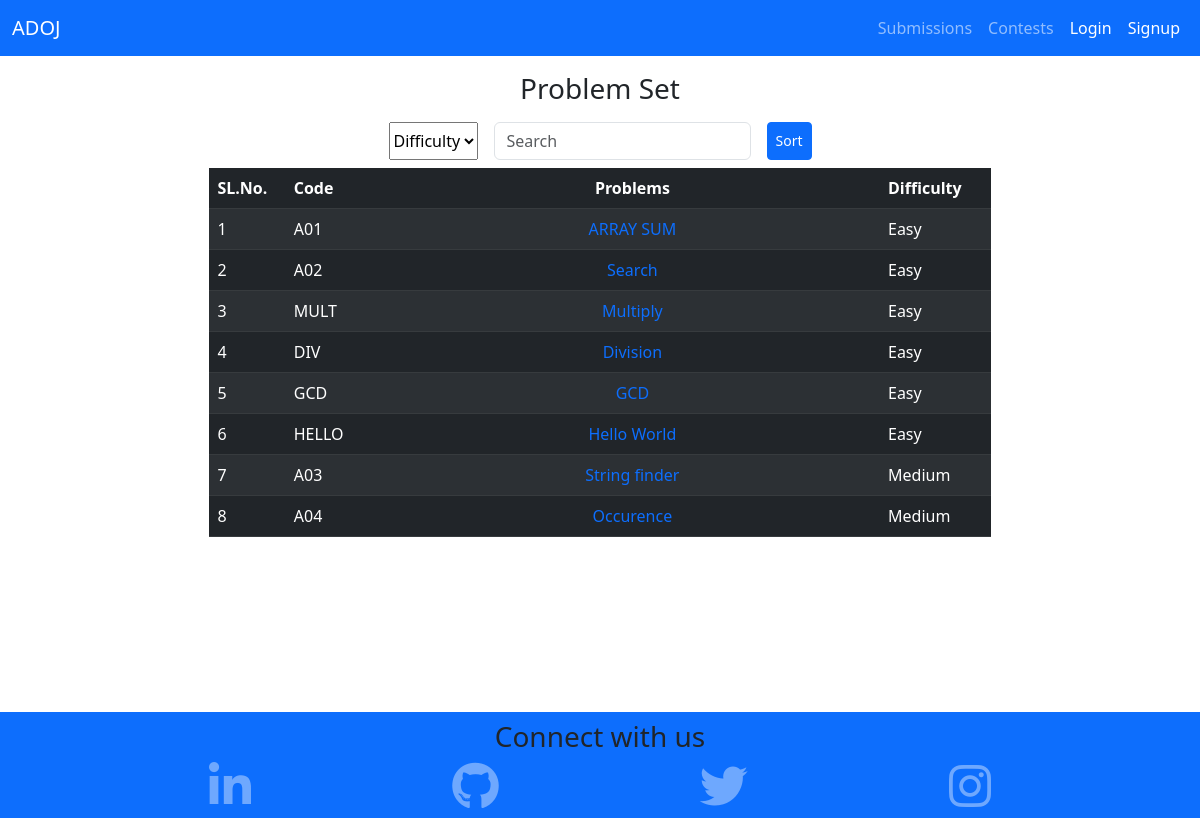
The app's page /, older data.
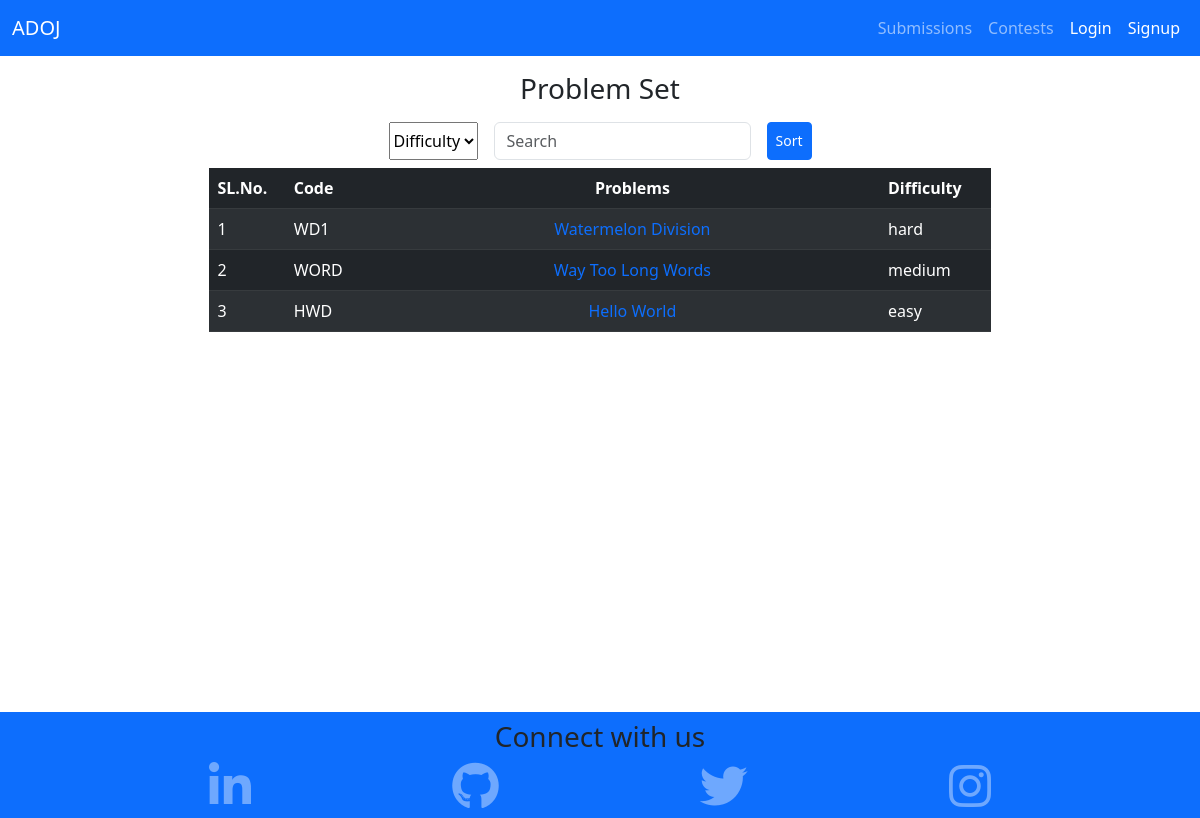
The same page, newer data.
### home/models.py (models this page shows, shortened)
class Problem(models.Model):
    name = models.CharField(max_length=50)
    code = models.CharField(max_length=50)
    statement = RichTextField(blank=True, null=True)
    input_formate = RichTextField(blank=True, null=True)
    output_formate = RichTextField(blank=True, null=True)
    problem_constraint = RichTextField(blank=True, null=True)
    difficulty = models.CharField(
        max_length=10,
        choices=(("easy", "Easy"), ("medium", "Medium"), ("hard", "Hard")),
    )
    live = models.BooleanField(default=False)

### home/views.py (the view)
# urls.py: 2. Add a URL to urlpatterns:  path('', views.home, name='home')
def home(request):
    try:
        problems = Problem.objects.filter(live=False)
    except Problem.DoesNotExist:
        messages.error(
            request,
            "Problem does not exist.",
            extra_tags="alert alert-danger alert-dismissible fade show",
        )
        return redirect("home:home")
    difficulty = request.GET.get("difficulty", "all")
    if difficulty != "all":
        problems = problems.filter(difficulty=difficulty)
    return render(request, "home/home.html", {"problems": problems})

### templates/home/home.html (shortened to what this page needs)
{% extends 'base.html' %}
{% block content %}
{% if problems %}
<div class="container d-flex flex-column flex-wrap justify-content-center align-items-center my-3">
    <h3 class="text-center">Problem Set</h3>
        <form>
            <div class="d-flex">
                <select class="m-2" id="difficultySelect" name="difficulty">
                    <option value="all">Difficulty</option>
                </select>
                <input type="text" class="form-control m-2" id="searchInput" placeholder="Search">
                <button class="btn btn-primary btn-sm m-2" type="submit">Sort</button>
            </div>
        </form>
    <table class="table table-dark table-striped" id="dataTable">
        <thead>
            <tr>
                <th id="slno">SL.No.</th>
                <th id="code">Code</th>
                <th class="problem-name">Problems</th>
                <th id="diff">Difficulty</th>
            </tr>
        </thead>
        <tbody>
            {% for problem in problems %}
            <tr>
                <td>{{forloop.counter}}</td>
                <td>{{problem.code}}</td>
                <td class="problem-name">
                    <a class="text-decoration-none" href="problem/{{problem.id}}">{{problem.name}}</a>
                </td>
                <td>
                    {{problem.difficulty}}
                </td>
            </tr>
            {% endfor %}
        </tbody>
    </table>
    {% else %}
    <h3 class="text-center">No problem found</h3>
    {% endif %}
</div>
{% endblock content %}

### templates/base.html (shortened to what this page needs)
<!doctype html>
<html lang="en">
  <head>
    <link href="https://cdn.jsdelivr.net/npm/bootstrap@5.3.0-alpha3/dist/css/bootstrap.min.css" rel="stylesheet">
    <link rel="stylesheet" href="https://cdnjs.cloudflare.com/ajax/libs/font-awesome/6.3.0/css/all.min.css" />
  </head>
  <body>
    {% include 'partials/navbar.html' %}
    <div class="wrapper">
      {% block content %}{% endblock content %}
    </div>
    {% include 'partials/footer.html' %}
  </body>
</html>

### templates/partials/navbar.html (shortened to what this page needs)
<nav class="navbar navbar-expand-lg bg-primary" data-bs-theme="dark">
  <div class="container-fluid">
    <a class="navbar-brand" href="{% url 'home:home' %}">ADOJ</a>
    <div class="collapse navbar-collapse justify-content-end" id="navbar-nav">
      <ul class="navbar-nav">
        <li class="nav-item">
          <a class="nav-link" href="{% url 'home:leaderboard' %}">Submissions</a>
        </li>
        <li class="nav-item">
          <a class="nav-link" href="{% url 'contest:home' %}">Contests</a>
        </li>
      </ul>
      <div class="navbar-nav">
      {% if request.user.is_authenticated %}
      <a class="nav-link active" href="{% url 'account:logout' %}">Logout</a>
      {% else %}
          <a class="nav-link active" href="{% url 'account:login' %}">Login</a>
          <a class="nav-link active" href="{% url 'account:signup' %}">Signup</a>
      {% endif %}
      </div>
    </div>
  </div>
</nav>

### templates/partials/footer.html
<footer class="footer mt-auto p-2 bg-primary"data-bs-theme="dark">
  <h3 class="text-center">Connect with us</h3>
  <div
    class="d-flex justify-content-evenly flex-wrap"
  >
    <a href="https://www.linkedin.com/" target="_blank">
      <i class="fab fa-linkedin-in fa-3x"></i>
    </a>
    <a
      class="text-decoration-none"
      href="https://github.com/"
      target="_blank"
    >
      <i class="fab fa-github fa-3x"></i>
    </a>
    <a href="https://twitter.com/" target="_blank">
      <i class="fab fa-twitter fa-3x"></i>
    </a>
    <a href="https://www.instagram.com/" target="_blank">
      <i class="fab fa-instagram fa-3x"></i>
    </a>
  </div>
</footer>

### templates/base.html (style rules this page uses)
.wrapper { min-height: 80vh; }

### templates/home/home.html (style rules this page uses)
#slno { width: 5%; }
#code, #diff { width: 10%; }
.problem-name { width: 50%; text-align: center; }
.table { width: 70%; }

Row changes from the older to the newer data that the page shows:
removed Problem: code "A01", name "ARRAY SUM", difficulty "Easy"
removed Problem: code "A02", name "Search", difficulty "Easy"
removed Problem: code "MULT", name "Multiply", difficulty "Easy"
removed Problem: code "DIV", name "Division", difficulty "Easy"
removed Problem: code "GCD", name "GCD", difficulty "Easy"
removed Problem: code "HELLO", name "Hello World", difficulty "Easy"
removed Problem: code "A03", name "String finder", difficulty "Medium"
removed Problem: code "A04", name "Occurence", difficulty "Medium"
added Problem: code "WD1", name "Watermelon Division", difficulty "hard"
added Problem: code "WORD", name "Way Too Long Words", difficulty "medium"
added Problem: code "HWD", name "Hello World", difficulty "easy"
